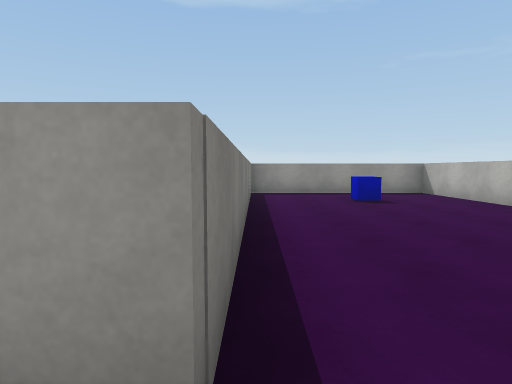
view 1 (above)

18 first-person views from a walk through a 3-D level made in the Unity game engine. The camera is 1.4 m above the floor, tilts 4° down and sees 75° across. The floor is counted in squares, 2 m on a side. Each view is taken from the middle of a square. On the plan, view 1 faces up. The plan holds only what a view shows up to about 10 squares ahead; the rest is blank. The place goes on beyond the plan. The player is left out. Surface patterns are stand-ins for the level's own textures.

view 2
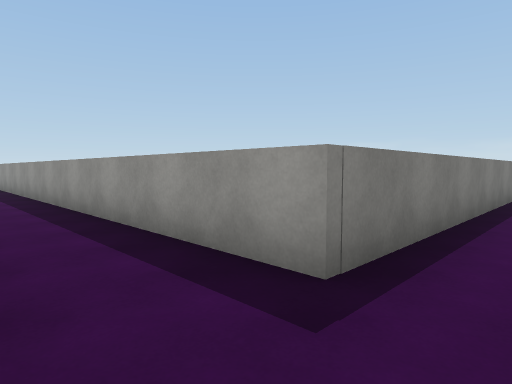

view 3
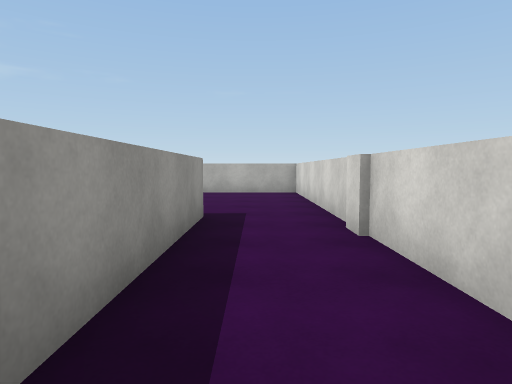

view 4
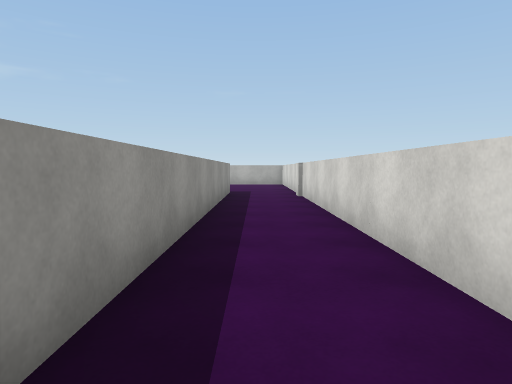

view 5
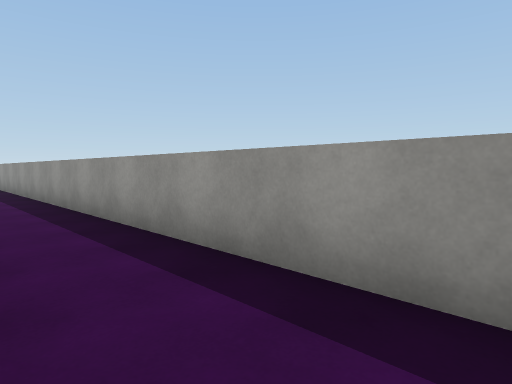

view 6
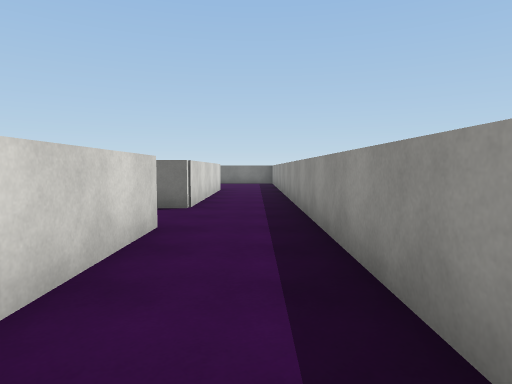

view 7
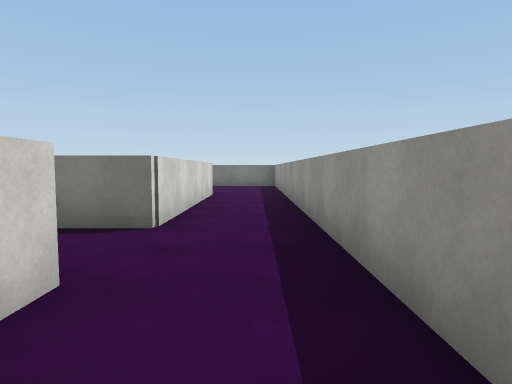

view 8
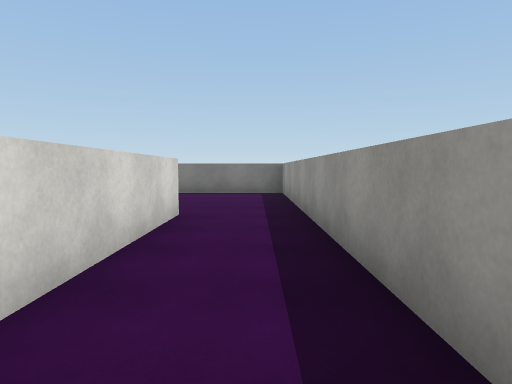

view 9
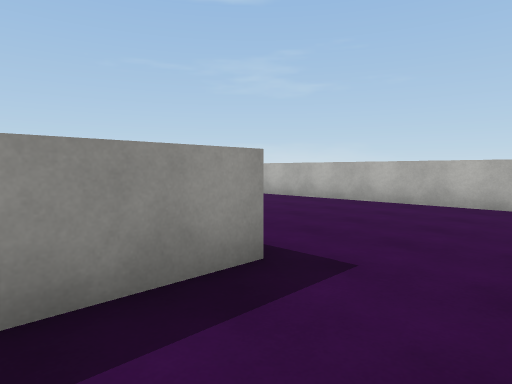

view 10
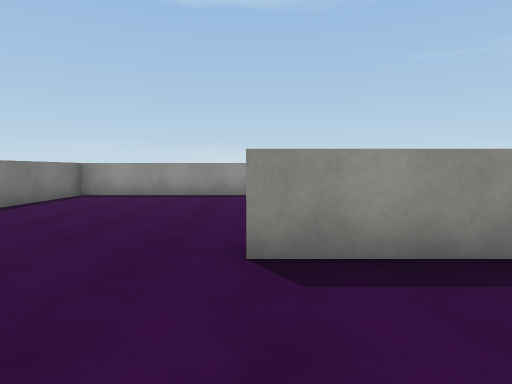

view 11
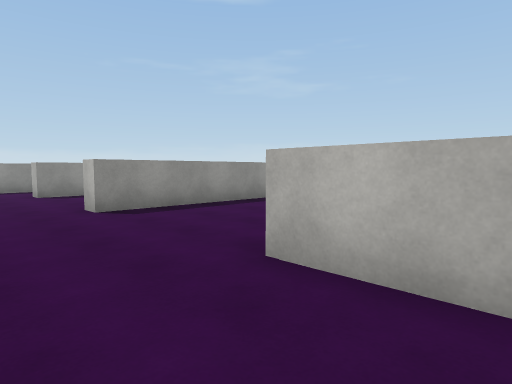

view 12
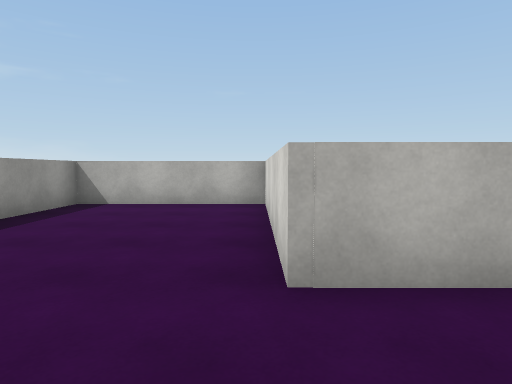

view 13
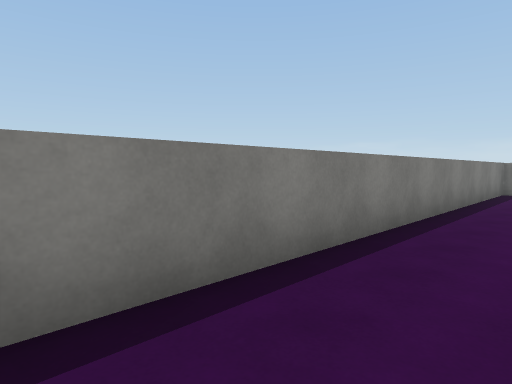

view 14
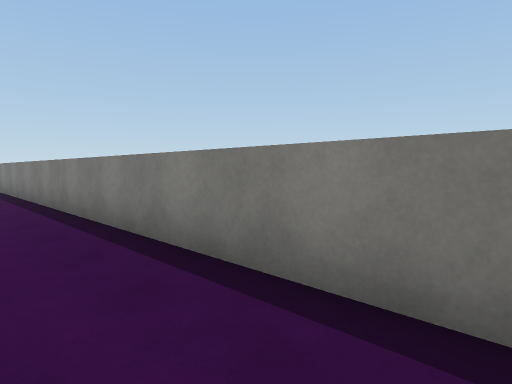

view 15
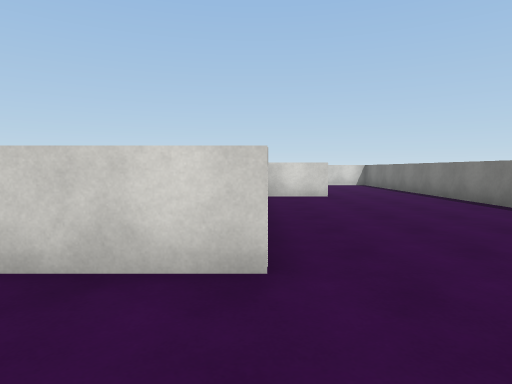

view 16
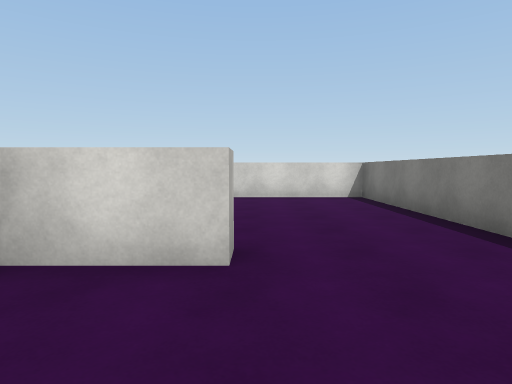

view 17
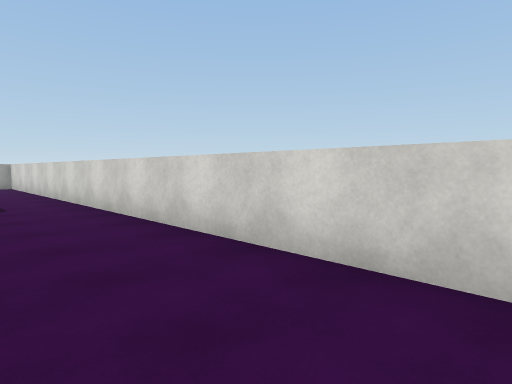

view 18
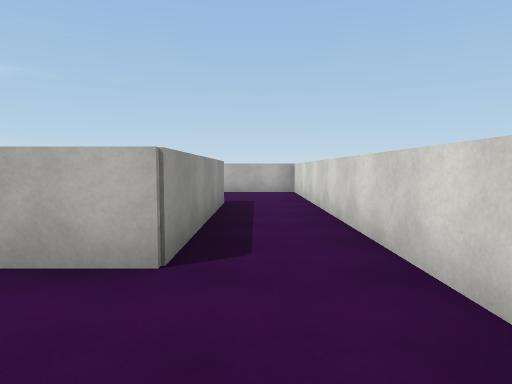

### Floor plan
Points are (right, up) in squares from view 1. A wall is a line through its corners. A room is listed if a view was taken in it or the views show most of it. See-through windows are left out.
Room 1 (views 1, 2, 3, 4, 5, 6, 7, 8, 9)
walls: (-11, -1.2) (4.8, -1.2) (4.8, 9.5) (-0.2, 9.5); (-0.1, 8.1) (-0.1, 0.8) (-18.6, 0.8); (-18.1, -1.2) (-12.9, -1.2)
ways out: opening at (-19, -0.5) to room 2; opening at (-12, -2)
objects: blue cube (2, 7)
Room 2 (views 10, 11, 12, 13, 14, 15, 16, 17, 18)
walls: (-18.1, -10.9) (-18.1, -9.2) (-13.9, -9.2); (-19.8, -15.9) (-19.8, -15.4) (-18.1, -15.4); (-13.4, -9.2) (-13.4, -5.5) (-18.1, -5.5) (-18.1, -4.9); (-17, -1.7) (-18.1, -1.7) (-18.1, -1.2); (-11.2, -19.3) (-15.7, -19.3) (-15.7, -18.1); (-18.6, 0.8) (-22.6, 0.8) (-22.6, -21.2) (-8, -21.2) (-8, -19)
ways out: opening at (-19, -0.5) to room 1

Positions as (right, up) in squares from view 1, and headings:
1: (0, 0), facing up
2: (1, -1), facing up-left
3: (-5, 0), facing right
4: (-10, 0), facing right
5: (-7, -1), facing up-left
6: (-7, 0), facing left
7: (-9, 0), facing left
8: (-13, 0), facing left
9: (-2, -1), facing up-right
10: (-18, -8), facing up
11: (-20, -11), facing up-right
12: (-20, -9), facing right
13: (-21, -10), facing up-left
14: (-21, -7), facing down-left
15: (-18, -7), facing down
16: (-20, -13), facing down
17: (-22, -19), facing down-right
18: (-18, -20), facing right
